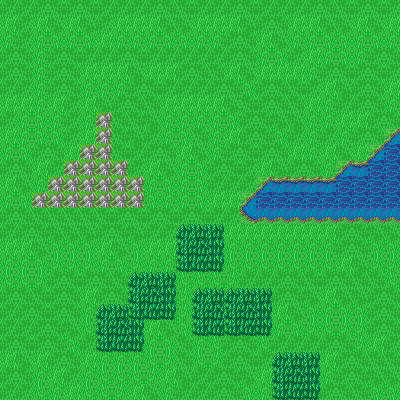

Tiled map render using the project's own tile images. Description and the map definition, with tile-layer contents summarised, below:
An orthogonal 25x25 tile map with 16x16 px tiles, 1 tile layer (Tile Layer 1).

<map version="1.5" tiledversion="1.7.0" orientation="orthogonal" renderorder="right-down" width="25" height="25" tilewidth="16" tileheight="16" infinite="0" nextlayerid="2" nextobjectid="1">
 <tileset firstgid="1" name="2600322C" tilewidth="16" tileheight="16" tilecount="1024" columns="32">
  <image source="2600322C.png" trans="ffffff" width="512" height="512" />
 </tileset>
 <layer id="1" name="Tile Layer 1" width="25" height="25">
  <properties>
   <property name="Anims1" value="ANIField" />
   <property name="Anims2" value="0" />
   <property name="ChapterID" value="0x33" />
   <property name="Main" value="" />
   <property name="MapChangesID" value="0x0" />
   <property name="MapID" value="MapTest" />
   <property name="ObjectType" value="OBJField" />
   <property name="PaletteID" value="PALDalstField" />
   <property name="TileConfig" value="TILField" />
  </properties>
  <data>[625 cells, 625 non-empty, 23 distinct tile ids]</data>
 </layer>
</map>
